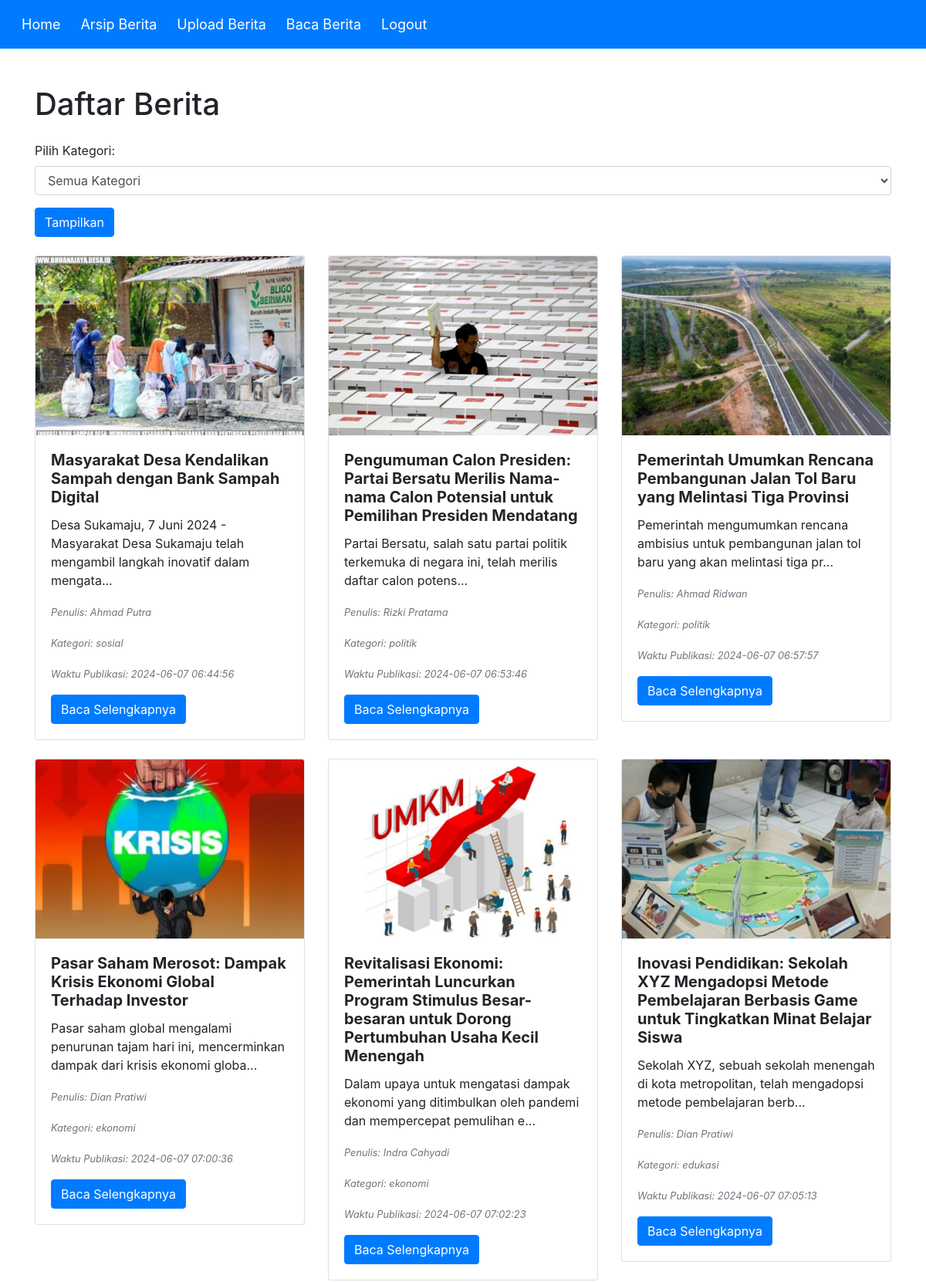
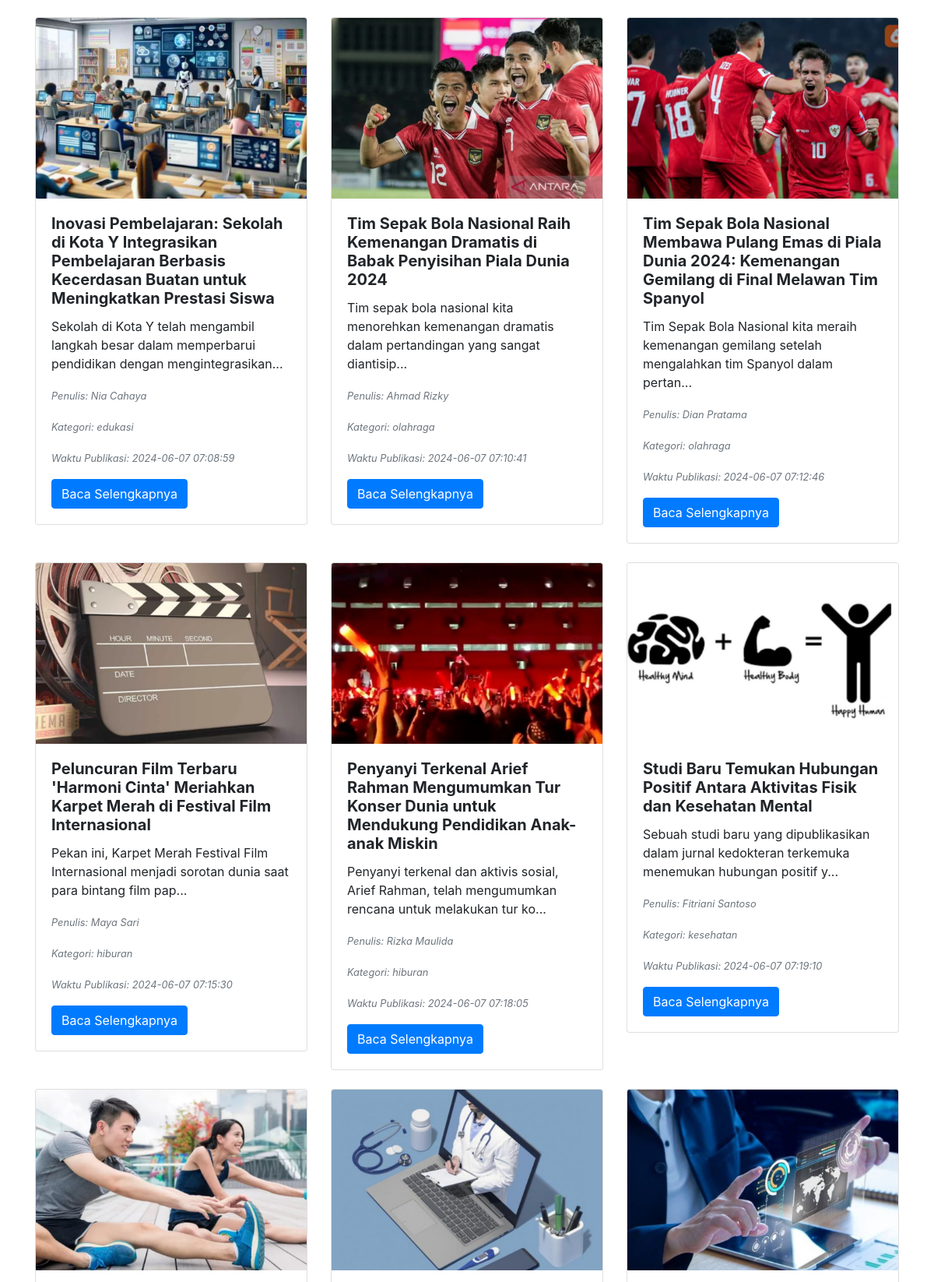
Page /berita.php (upper part) on the committed database (2 pictures, top to bottom).
### tables this page shows
CREATE TABLE `berita` (
  `id` int NOT NULL,
  `judul` varchar(255) NOT NULL,
  `isi` text NOT NULL,
  `author` varchar(100) NOT NULL,
  `kategori` enum('sosial','politik','ekonomi','edukasi','hiburan','olahraga','kesehatan','teknologi') DEFAULT NULL,
  `waktu_publikasi` timestamp NULL DEFAULT CURRENT_TIMESTAMP,
  `gambar` varchar(255) DEFAULT NULL,
  `sumber` varchar(255) DEFAULT NULL
);

### berita.php (the view, shortened to what this page needs)
<?php
class Berita {
    private $db;
    public function __construct($db) {
        $this->db = $db;
    }
    public function getAllBerita($kategori = '') {
        if ($kategori) {
            $query = "SELECT * FROM berita WHERE kategori = ?";
            $stmt = $this->db->prepare($query);
            $stmt->execute([$kategori]);
        } else {
            $query = "SELECT * FROM berita";
            $stmt = $this->db->prepare($query);
            $stmt->execute();
        }
        return $stmt->fetchAll(PDO::FETCH_ASSOC);
    }
}
$database = new Database();
$db = $database->getConnection();
$beritaObj = new Berita($db);
$kategori = isset($_GET['kategori']) ? $_GET['kategori'] : '';
$beritaList = $beritaObj->getAllBerita($kategori);
?>
<!DOCTYPE html>
<html>
<head>
    <link href="https://maxcdn.bootstrapcdn.com/bootstrap/4.5.2/css/bootstrap.min.css" rel="stylesheet">
</head>
<body>
    <nav class="navbar navbar-expand-lg navbar-custom">
        <div class="collapse navbar-collapse" id="navbarNav">
            <ul class="navbar-nav">
                <li class="nav-item">
                    <a class="nav-link" href="index.php">Home</a>
                </li>
                <li class="nav-item">
                    <a class="nav-link" href="arsip_berita.php">Arsip Berita</a>
                </li>
                <li class="nav-item">
                    <a class="nav-link" href="create_berita.php">Upload Berita</a>
                </li>
                <li class="nav-item">
                    <a class="nav-link" href="berita.php">Baca Berita</a>
                </li>
                <li class="nav-item">
                    <a class="nav-link" href="logout.php">Logout</a>
                </li>
            </ul>
        </div>
    </nav>
    <div class="container mt-5">
        <h1 class="mb-4">Daftar Berita</h1>
        <form method="get" action="berita.php" class="mb-4">
            <div class="form-group">
                <label for="kategori">Pilih Kategori:</label>
                <select class="form-control" id="kategori" name="kategori">
                    <option value="">Semua Kategori</option>
                </select>
            </div>
            <button type="submit" class="btn btn-primary">Tampilkan</button>
        </form>
        <div class="row">
            <?php foreach($beritaList as $berita): ?>
            <div class="col-md-4">
                <div class="card mb-4">
                    <?php if ($berita['gambar']): ?>
                    <img src="<?php echo $berita['gambar']; ?>" class="card-img-top" alt="Gambar Berita">
                    <?php endif; ?>
                    <div class="card-body">
                        <h5 class="card-title font-weight-bold"><?php echo $berita['judul']; ?></h5>
                        <p class="card-text"><?php echo substr($berita['isi'], 0, 100); ?>...</p>
                        <p class="card-text">
                            <small class="text-muted font-italic">Penulis: <?php echo $berita['author']; ?></small>
                        </p>
                        <p class="card-text">
                            <small class="text-muted font-italic">Kategori: <?php echo $berita['kategori']; ?></small>
                        </p>
                        <p class="card-text">
                            <small class="text-muted font-italic">Waktu Publikasi: <?php echo $berita['waktu_publikasi']; ?></small>
                        </p>
                        <a href="detail_berita.php?id=<?php echo $berita['id']; ?>" class="btn btn-primary">Baca Selengkapnya</a>
                    </div>
                </div>
            </div>
            <?php endforeach; ?>
        </div>
    </div>
</body>
</html>

### berita.php (style rules this page uses)
.navbar-custom { background-color: #007BFF; padding: 10px; }
.navbar-custom .navbar-nav .nav-link { color: white; font-size: 18px; }
.navbar-custom .navbar-nav { margin-left: 0; }
.navbar-custom .navbar-nav .nav-item { margin-left: 10px; }

### rows in the picture
berita: gambar (picture), judul "Masyarakat Desa Kendalikan Sampah dengan Bank Sampah Digital", isi "Desa Sukamaju, 7 Juni 2024 - Masyarakat Desa Sukamaju telah mengambil langkah inovatif dalam mengata", author "Ahmad Putra", kategori "sosial", waktu_publikasi "2024-06-07 06:44:56"
berita: gambar (picture), judul "Pengumuman Calon Presiden: Partai Bersatu Merilis Nama-nama Calon Potensial untuk Pemilihan Presiden Mendatang", isi "Partai Bersatu, salah satu partai politik terkemuka di negara ini, telah merilis daftar calon potens", author "Rizki Pratama", kategori "politik", waktu_publikasi "2024-06-07 06:53:46"
berita: gambar (picture), judul "Pemerintah Umumkan Rencana Pembangunan Jalan Tol Baru yang Melintasi Tiga Provinsi", isi "Pemerintah mengumumkan rencana ambisius untuk pembangunan jalan tol baru yang akan melintasi tiga pr", author "Ahmad Ridwan", kategori "politik", waktu_publikasi "2024-06-07 06:57:57"
berita: gambar (picture), judul "Pasar Saham Merosot: Dampak Krisis Ekonomi Global Terhadap Investor", isi "Pasar saham global mengalami penurunan tajam hari ini, mencerminkan dampak dari krisis ekonomi globa", author "Dian Pratiwi", kategori "ekonomi", waktu_publikasi "2024-06-07 07:00:36"
berita: gambar (picture), judul "Revitalisasi Ekonomi: Pemerintah Luncurkan Program Stimulus Besar-besaran untuk Dorong Pertumbuhan Usaha Kecil Menengah", isi "Dalam upaya untuk mengatasi dampak ekonomi yang ditimbulkan oleh pandemi dan mempercepat pemulihan e", author "Indra Cahyadi", kategori "ekonomi", waktu_publikasi "2024-06-07 07:02:23"
berita: gambar (picture), judul "Inovasi Pendidikan: Sekolah XYZ Mengadopsi Metode Pembelajaran Berbasis Game untuk Tingkatkan Minat Belajar Siswa", isi "Sekolah XYZ, sebuah sekolah menengah di kota metropolitan, telah mengadopsi metode pembelajaran berb", author "Dian Pratiwi", kategori "edukasi", waktu_publikasi "2024-06-07 07:05:13"
berita: gambar (picture), judul "Inovasi Pembelajaran: Sekolah di Kota Y Integrasikan Pembelajaran Berbasis Kecerdasan Buatan untuk Meningkatkan Prestasi Siswa", isi "Sekolah di Kota Y telah mengambil langkah besar dalam memperbarui pendidikan dengan mengintegrasikan", author "Nia Cahaya", kategori "edukasi", waktu_publikasi "2024-06-07 07:08:59"
berita: gambar (picture), judul "Tim Sepak Bola Nasional Raih Kemenangan Dramatis di Babak Penyisihan Piala Dunia 2024", isi "Tim sepak bola nasional kita menorehkan kemenangan dramatis dalam pertandingan yang sangat diantisip", author "Ahmad Rizky", kategori "olahraga", waktu_publikasi "2024-06-07 07:10:41"
berita: gambar (picture), judul "Tim Sepak Bola Nasional Membawa Pulang Emas di Piala Dunia 2024: Kemenangan Gemilang di Final Melawan Tim Spanyol", isi "Tim Sepak Bola Nasional kita meraih kemenangan gemilang setelah mengalahkan tim Spanyol dalam pertan", author "Dian Pratama", kategori "olahraga", waktu_publikasi "2024-06-07 07:12:46"
berita: gambar (picture), judul "Peluncuran Film Terbaru 'Harmoni Cinta' Meriahkan Karpet Merah di Festival Film Internasional", isi "Pekan ini, Karpet Merah Festival Film Internasional menjadi sorotan dunia saat para bintang film pap", author "Maya Sari", kategori "hiburan", waktu_publikasi "2024-06-07 07:15:30"
berita: gambar (picture), judul "Penyanyi Terkenal Arief Rahman Mengumumkan Tur Konser Dunia untuk Mendukung Pendidikan Anak-anak Miskin", isi "Penyanyi terkenal dan aktivis sosial, Arief Rahman, telah mengumumkan rencana untuk melakukan tur ko", author "Rizka Maulida", kategori "hiburan", waktu_publikasi "2024-06-07 07:18:05"
berita: gambar (picture), judul "Studi Baru Temukan Hubungan Positif Antara Aktivitas Fisik dan Kesehatan Mental", isi "Sebuah studi baru yang dipublikasikan dalam jurnal kedokteran terkemuka menemukan hubungan positif y", author "Fitriani Santoso", kategori "kesehatan", waktu_publikasi "2024-06-07 07:19:10"
berita: gambar (picture)
berita: gambar (picture)
berita: gambar (picture)
